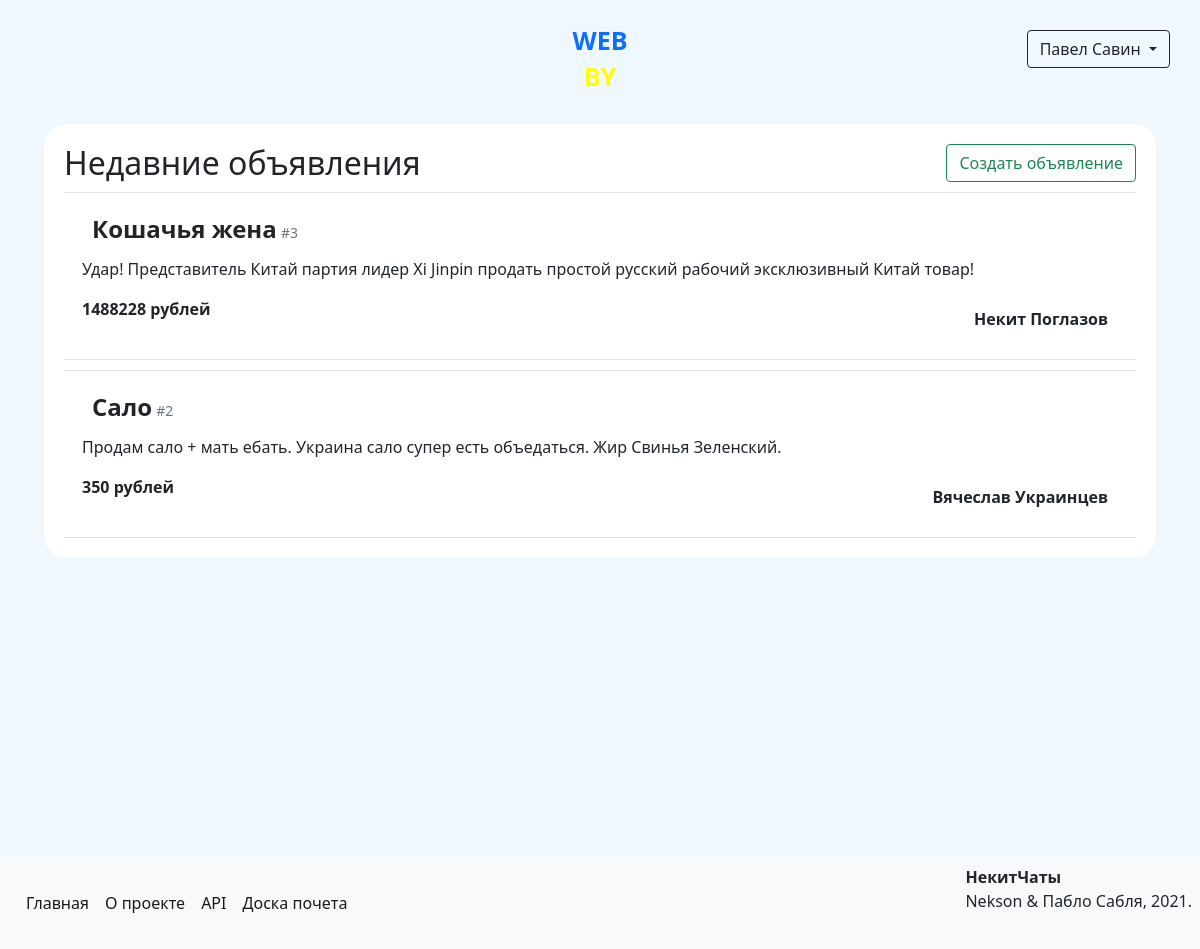
Page / (signed in) on the earlier database version.
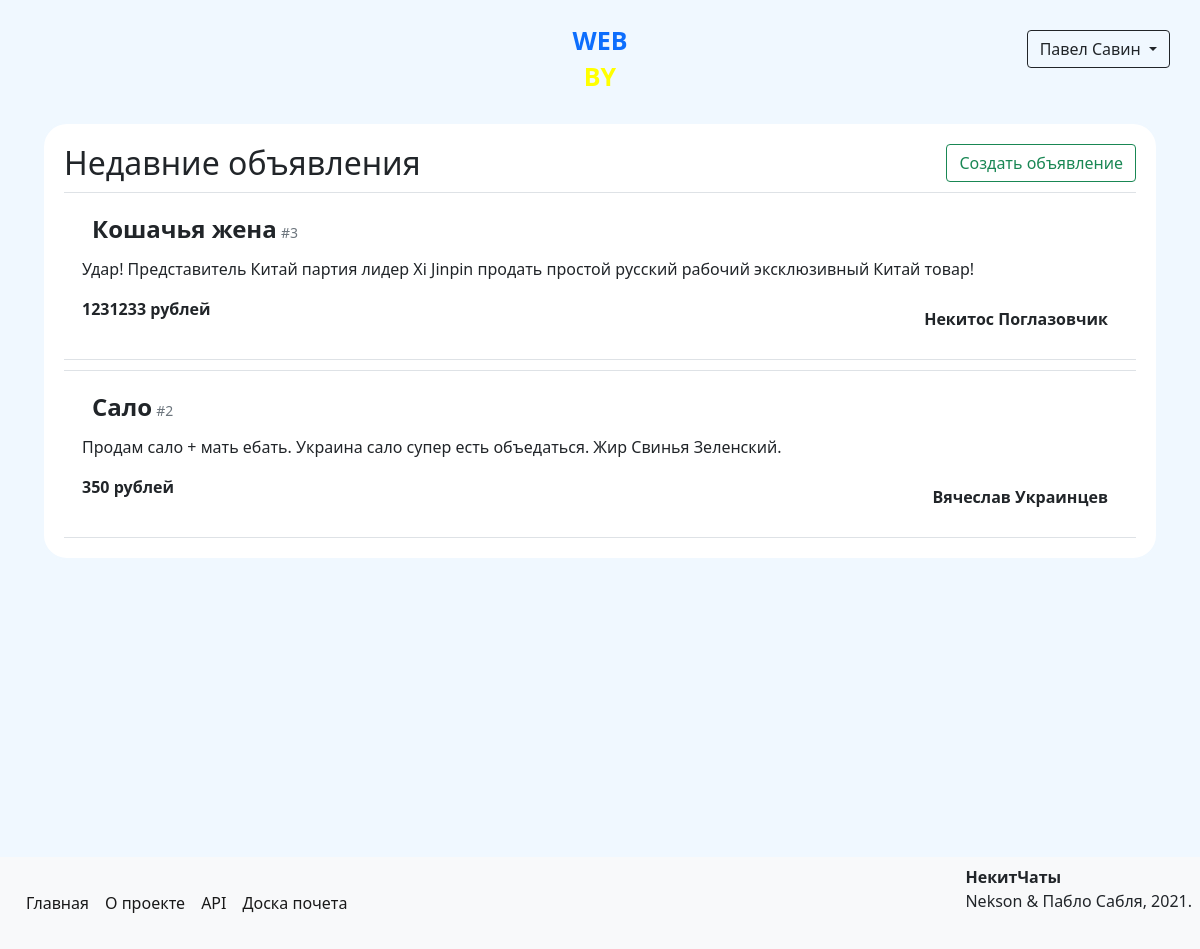
Same page on the later database version.
### data/models/advertisements.py (models this page shows, shortened)
class Advertisement(SqlAlchemyBase, SerializerMixin):
    __tablename__ = 'advertisements'
    serialize_rules = ('-author.email', '-author.rating', '-author.hashed_password', '-author.registration_time',
                       '-author.admin', '-author.interests')
    id = Column(Integer, primary_key=True, autoincrement=True)
    title = Column(String)
    author_id = Column(Integer, ForeignKey('users.id'))
    created_at = Column(DateTime, default=datetime.now)
    price = Column(Integer)
    content_id = Column(Integer, ForeignKey('contents.id'))
    author = relationship('User', back_populates='advertisements')
    content = relationship('Content')
    interests = relationship('Interest', secondary='advertisements_to_interests', backref='advertisements')

### data/models/user.py (models this page shows, shortened)
class User(SqlAlchemyBase, UserMixin, SerializerMixin):
    __tablename__ = 'users'
    serialize_rules = ('-advertisements',)
    id = Column(Integer, autoincrement=True, primary_key=True)
    name = Column(Unicode)
    surname = Column(Unicode)
    birthday = Column(DateTime)
    email = Column(String, unique=True)
    phone_number = Column(String, unique=True)
    hashed_password = Column(String)
    registration_time = Column(DateTime, default=datetime.now)
    rating = Column(Integer, default=0)
    rank_id = Column(Integer, ForeignKey('ranks.id'))
    position = Column(Integer)
    admin = Column(Boolean, default=0)
    advertisements = relationship('Advertisement', back_populates='author')
    interests = relationship('Interest', secondary='users_to_interests', backref='users')
    rank = relationship('Rank')

### data/models/content.py (models this page shows)
class Content(SqlAlchemyBase, SerializerMixin):
    __tablename__ = 'contents'
    id = Column(Integer, autoincrement=True, primary_key=True)
    content = Column(Text)

### main.py (the view)
@app.route('/')
def index():
    if not current_user.is_authenticated:
        return redirect('/info')
    session = create_session()
    advertisements = session.query(Advertisement).all()[::-1][:6]
    return render_template('actual_ads.html', ads=advertisements)

### data/db_session.py (called while the page is built)
def create_session() -> Session:
    global __factory
    return __factory()

### main.py (called while the page is built)
@login_manager.user_loader
def load_user(user_id):
    session = create_session()
    return session.query(User).get(user_id)

### templates/actual_ads.html (shortened to what this page needs)
{% extends "base.html" %}
{% block content %}
    <form>
        <div class="clearfix">
            <h2 class="float-right d-inline">Недавние объявления</h2>
            <a href="/advertisements/create" class="btn btn-outline-success float-end">Создать объявление</a>
        </div>
        {% for ad in ads %}
            <div class="p-2 border-top border-bottom">
                <div class="clearfix">
                    <div>
                        <span>
                            <b class="fs-4">{{ ad.title }}</b>
                            <small class="text-secondary">#{{ ad.id }}</small>
                        </span>
                    </div>
                    <p>{{ ad.content.content }}</p>
                    <b>{{ ad.price }} рублей</b>
                    <div class="float-end">
                        <a href="/profile/{{ ad.author.id }}" class="text-reset"><b>{{ ad.author.name }} {{ ad.author.surname }}</b></a>
                    </div>
                </div>
            </div>
        {% endfor %}
    </form>
{% endblock %}

Differences in the rows shown:
changed Advertisement "Кошачья жена": price "1488228" → "1231233"; author.name "Некит" → "Некитос"; author.surname "Поглазов" → "Поглазовчик"
